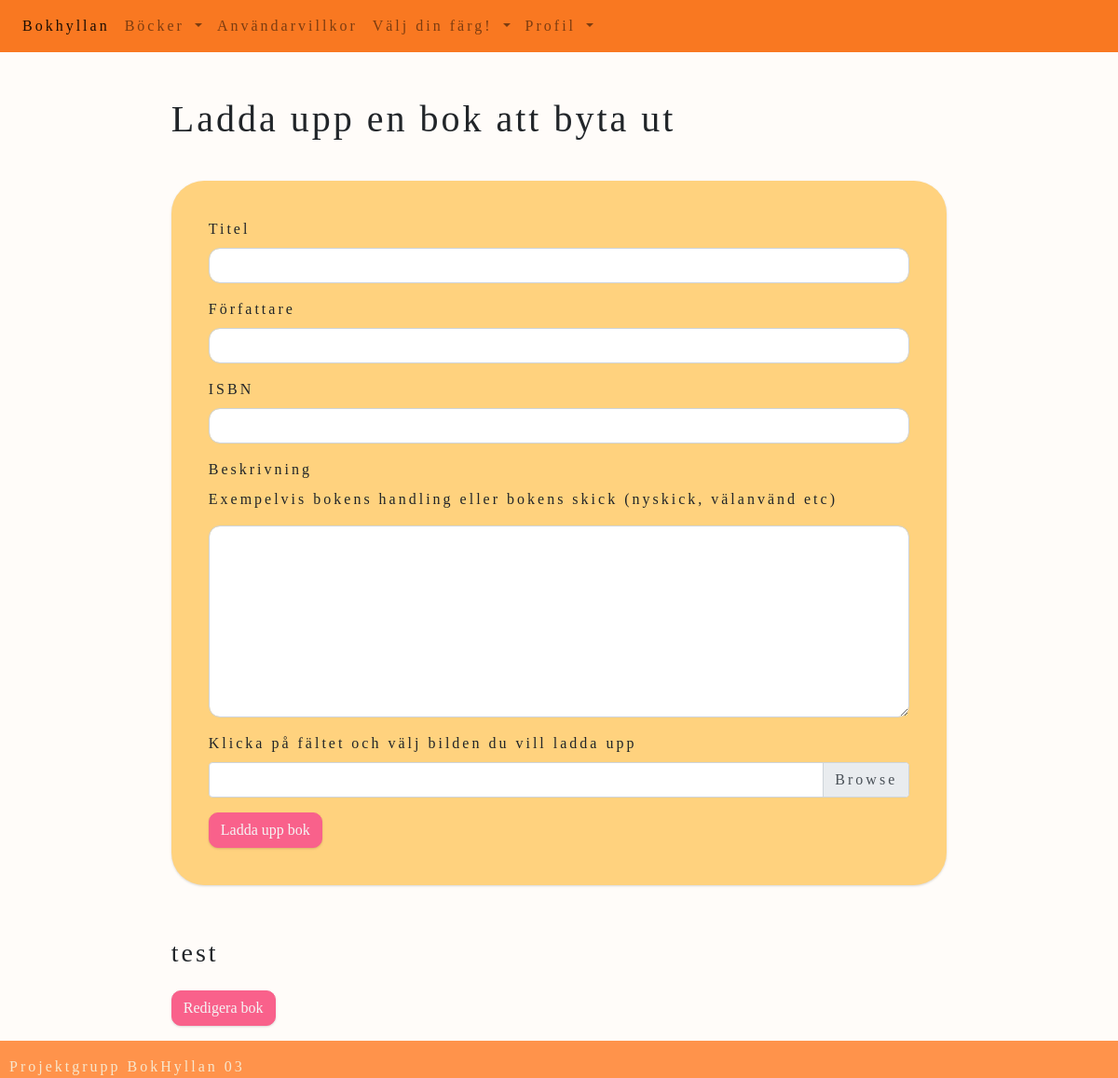
The page /add-book (signed in) on the database as committed earlier.
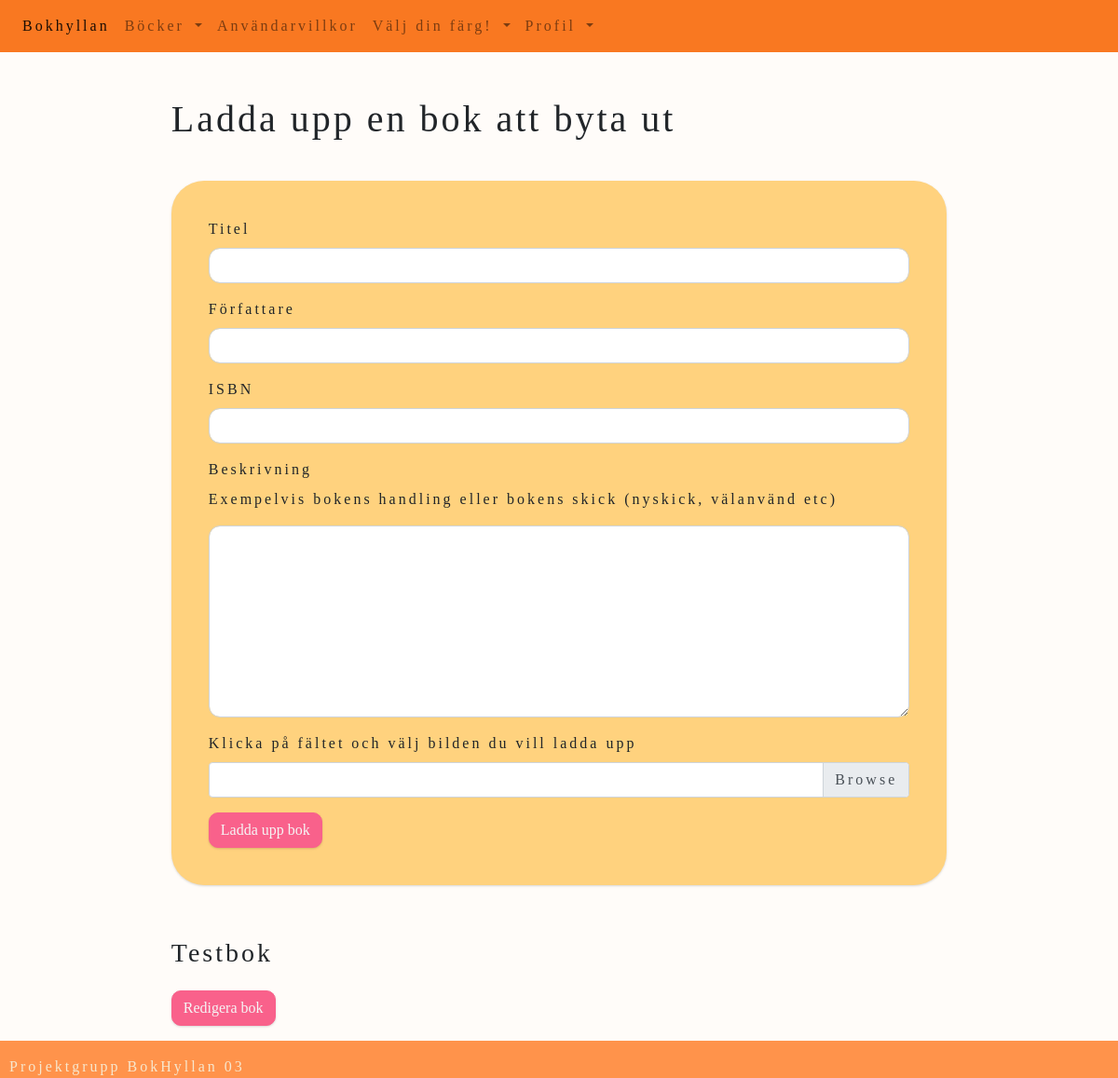
The same page on the database as committed later.
### website/models.py (models this page shows)
class Book(db.Model):
    id = db.Column(db.Integer, primary_key = True)
    title = db.Column(db.String(150))
    author = db.Column(db.String(150))
    isbn = db.Column(db.String(150))
    review = db.Column(db.String(30000))
    user_id = db.Column(db.Integer, db.ForeignKey('user.id'))
    cover_pic = db.Column(db.String())

### website/views.py (the view, shortened to what this page needs)
@views.route('/add-book', methods=['GET', 'POST'])
@login_required
def add_book():
    books = Book.query.filter_by(user_id=current_user.id).all()
    return render_template('add_book.html', user=current_user, books=books )

### website/templates/add_book.html (shortened to what this page needs)
{% extends "base.html" %}
{% block content %}
  <div id="add-book-div">
    <h1>Ladda upp en bok att byta ut</h1>
      <form action="/add-book" id="add-book-form" method="POST" enctype="multipart/form-data">
        <div class="form-group">
          <label for="title">Titel</label>
          <input type="text" class="form-control" name="title" id="title" required>
        </div>
        <div class="form-group">
          <label for="author">Författare</label>
          <input type="text" class="form-control" name="author" id="author" required>
        </div>
        <div class="form-group">
          <label for="isbn">ISBN</label>
          <input type="text" class="form-control" name="isbn" id="isbn">
        </div>
        <div class="form-group">
          <label for="review">Beskrivning</label>
          <p id="add-book-text">Exempelvis bokens handling eller bokens skick (nyskick, välanvänd etc)</p>
          <textarea class="form-control" name="review" id="review" rows="8" required></textarea>
        </div>
        <label>Klicka på fältet och välj bilden du vill ladda upp</label>
        <div class="custom-file">
            <label class="custom-file-label" for="cover" placeholder=""></label>
        </div>
        <button type="submit" class="btn btn-primary">Ladda upp bok</button>
      </form>
    {% for book in books %}
      <div id="user-books-div">
        <h3>{{ book.title }}</h3>
          <form method="GET" action="{{ url_for('views.edit_book', book_id=book.id) }}">
            <button type="submit" class="btn btn-primary">Redigera bok</button>
          </form>
      </div>
    {% endfor %}
  </div>
{% endblock %}

Rows that differ between the two databases and show on the page:
changed Book: title "test" → "Testbok"
